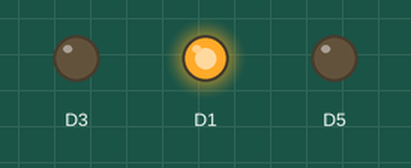
This sketch was run on a simulated ESP8266 (NodeMCU). On the bench: output pins drawn as LEDs (lit = HIGH).

Above: at 2.0 s.
At 8.0 s:
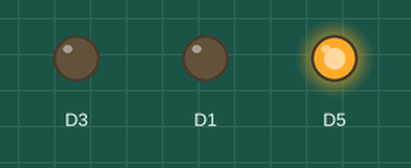
At 11.0 s:
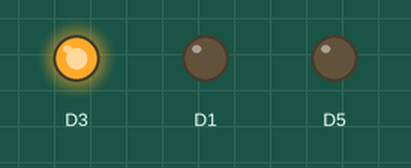
Timing chart, 0 to 15.6 s (numbered marks = the images above):
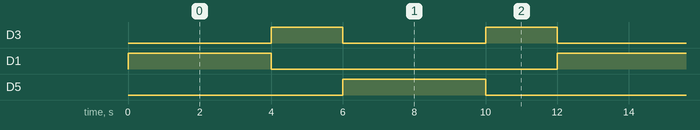

Measured:
- by itself, D3: alternates HIGH for 2.0 s and LOW for 4.0 s
- by itself, D1, D5: alternates HIGH for 4.0 s and LOW for 8.0 s
- by itself, everything shown: repeats every 12.0 s, in 5 steps

The sketch:

Blink.ino
```cpp
// the setup function runs once when you press reset or power the board
void setup() {
  // initialize digital pin LED_BUILTIN as an output.
  pinMode(D1, OUTPUT);
  pinMode(D3, OUTPUT);
  pinMode(D5, OUTPUT);
}

// the loop function runs over and over again forever
void loop() {
  digitalWrite(LED_BUILTIN, HIGH);   // turn the LED on (HIGH is the voltage level)
  digitalWrite(D1, HIGH);
  delay(4000);
  digitalWrite(D1, LOW);
  digitalWrite(D3, HIGH);
  delay(2000);
  digitalWrite(D3, LOW);
  digitalWrite(D5, HIGH);
  delay(4000);
  digitalWrite(D5, LOW);
  digitalWrite(D3, HIGH);
  delay(2000);
  digitalWrite(D3, LOW);
}
```
